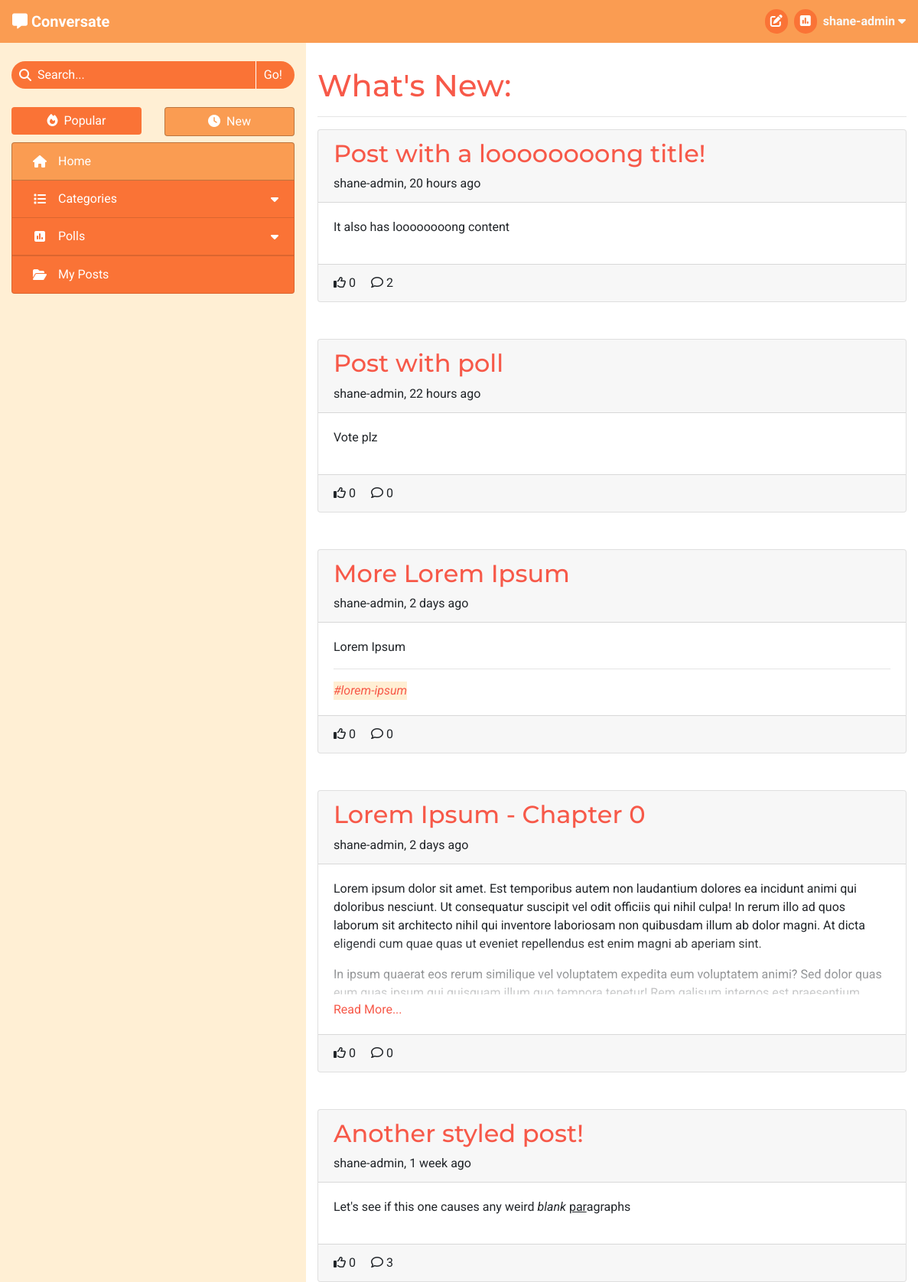
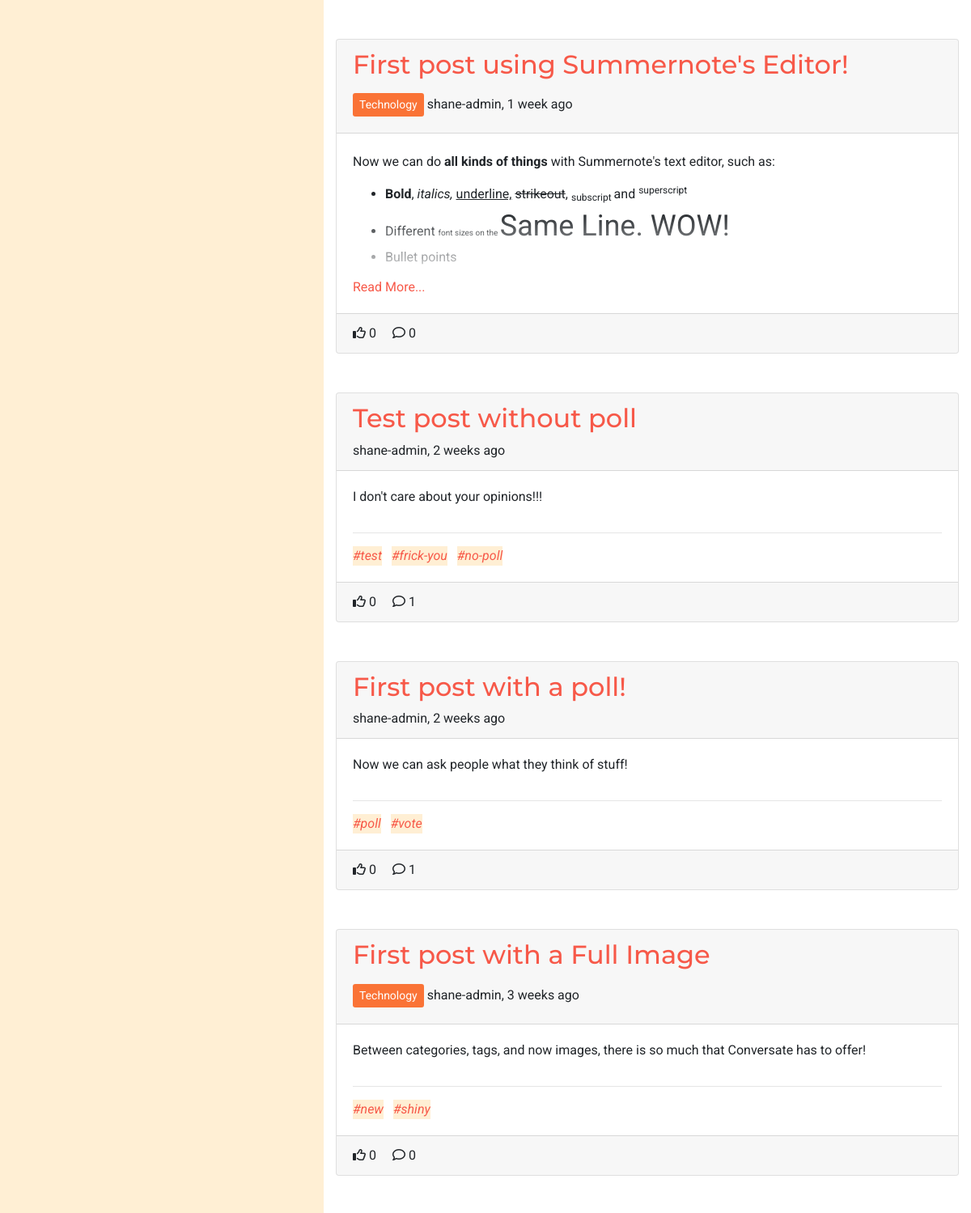
The app's page / (signed in, upper part) with its own data (2 pictures, top to bottom).
### forum/models.py (models this page shows, shortened)
class Post(models.Model):
    title = models.CharField(max_length=100)
    slug = models.SlugField(max_length=100, unique=True)
    category = models.ForeignKey(Category, on_delete=models.CASCADE,
                                 related_name='tagged_posts')
    image = CloudinaryField('image', blank=True)
    image_position = models.IntegerField(blank=True, null=True)
    posted_by = models.ForeignKey(User, on_delete=models.CASCADE,
                                  related_name='added_posts')
    posted_on = models.DateTimeField(auto_now_add=True)
    content = models.TextField()
    tags = models.CharField(max_length=200, blank=True)
    edited = models.BooleanField(default=False)
    likes = models.ManyToManyField(User, related_name='post_likes', blank=True)
    approved = models.BooleanField(default=False)
    class Meta:
        ordering = ['-posted_on']
    def number_of_likes(self):
        return self.likes.count()
    def number_of_comments(self):
        return self.comments.count()
    def tag_list(self):
        tags_separate = self.tags.split('#')
        tags_separate.pop(0)
        return tags_separate
    def time_elapsed(self):
        return get_time_elapsed(self.posted_on)

class Category(models.Model):
    name = models.CharField(max_length=30, unique=True)
    slug = models.SlugField(max_length=30, unique=True)
    icon = models.CharField(max_length=30, default="fa-tag")
    def __str__(self):
        return self.name
    def number_of_posts(self):
        return self.tagged_posts.count()

### forum/views.py (the view)
# urls.py: path('', views.ListPosts.as_view(), name='home'),
class ListPosts(View):
    def get(self, request):
        if not request.user.is_authenticated:
            return redirect('/accounts/login')
        posts = Post.objects.all()
        context = get_post_list_context(request, posts)
        user_profile = get_profile(request.user)
        if user_profile.sort_by_new:
            context['heading'] = "What's New"
        else:
            context['heading'] = "What's Trending"
        context['selected_tab'] = 'Home'
        return render(
            request,
            'post_list.html',
            context,
        )

### templates/post_list.html (shortened to what this page needs)
{% extends "base.html" %}
{% block content %}
<h1>{{ heading }}:</h1>
<hr>
{% if item_list %}
    <div id="list-of-posts" class="after-load">
        {% for post in item_list %}
            <div class="post card mb-5">
                <div class="card-header">
                    <div class="post-title">
                        <a href="{% url 'view_post' post.slug %}" class="anchor-no-style">
                            <h2 class="align-middle word-break">{{ post.title }}</h2>
                        </a>
                    </div>
                    <div>
                        {% if post.category.slug != 'none' %}
                            <a href="{% url 'categories' post.category.slug %}"
                                class="btn btn-sm category align-middle my-2">{{ post.category }}</a>
                        {% endif %}
                        <span>{{ post.posted_by }}, {{ post.time_elapsed }}</span>
                    </div>
                </div>
                <div class="card-body post-list-body">
                    <div class="post-preview">
                        <div class="post-preview-inner word-break">{{ post.content|safe }}</div>
                        <a class="post-anchor-overlay" href="{% url 'view_post' post.slug %}"></a>
                    </div>
                    <a class="read-more d-none mt-2" href="{% url 'view_post' post.slug %}">Read More...</a>
                    {% if post.tags %}
                        <div>
                            <hr>
                            {% for tag in post.tag_list %}
                                <a class="tag-list-item mr-2 anchor-no-style" href="{% url 'search_tag' tag %}">
                                    <em class="word-break">#{{ tag }}</em>
                                </a>
                            {% endfor %}
                        </div>
                    {% endif %}
                </div>
                <div class="card-footer">
                    {% if user in post.likes.all %}
                        <i class="fa-solid fa-thumbs-up"></i>
                    {% else %}
                        <i class="fa-regular fa-thumbs-up"></i>
                    {% endif %}
                    {{ post.number_of_likes }}
                    <i class="fa-regular fa-comment pl-3"></i>
                    {{ post.number_of_comments }}
                </div>
            </div>
        {% endfor %}
    </div>
{% endif %}
{% endblock content %}

### templates/base.html (shortened to what this page needs)
{% load static %}
<!DOCTYPE html>
<html lang="en">
<head>
    <link rel="stylesheet" href="https://cdn.jsdelivr.net/npm/bootstrap@4.6.2/dist/css/bootstrap.min.css"
>
    <link rel="stylesheet" href="{% static 'css/style.css' %}" type="text/css">
</head>
<body id="main-page">
    <header class="navbar navbar-expand-sm navbar-dark">
        <div>
            <a class="navbar-brand" href="{% url 'home' %}" aria-label="Go to the home page">
                <i class="fa-solid fa-message"></i>
                <strong class="d-none d-md-inline">Conversate</strong>
            </a>
        </div>
        <ul class="nav justify-content-end">
            {% if user.is_authenticated %}
                <li class="nav mr-3 mr-md-2">
                    <a class="nav-icon" href="{% url 'new_post' %}">
                        <i class="fa-solid fa-pen-to-square"></i>
                    </a>
                </li>
                <li class="nav mr-3 mr-md-2">
                    <a class="nav-icon" href="{% url 'new_poll' %}">
                        <i class="fa-solid fa-square-poll-vertical"></i>
                    </a>
                </li>
                <li class="nav dropdown center-to-container">
                    <span class="text-light d-none d-md-inline" data-toggle="dropdown" role="button"
                        aria-expanded="false" aria-label="User Information">
                        <strong>{{ user.username }}
                            <i class="fa-solid fa-caret-down"></i>
                        </strong>
                    </span>
                </li>
            {% else %}
                <li class="nav">
                    <a href="{% url 'account_login' %}" class="btn">Log In</a>
                </li>
            {% endif %}
        </ul>
    </header>
    <div>
        <div class="container-fluid">
            <div class="row">
                <div id="side-nav-large" class="d-none d-md-block col-4">
                    <nav id="side-nav-container">
                        <form action="{% url 'search_post' %}" method="GET" autocomplete="off">
                            <div class="search-bar mt-4" role="button" data-toggle="popover"
                                data-placement="bottom">
                                <div class="center-to-container">
                                    <i class="fa-solid fa-magnifying-glass"></i>
                                </div>
                                <input type="text" id="search-input" name="search_query"
                                    {% if search_result %} value="{{ search_result }}"{% endif %} placeholder="Search..." required>
                                <input type="submit" class="side-nav-btn" value="Go!">
                            </div>
                        </form>
                        <div class="container-fluid px-0 mt-4 mb-2">
                            <div class="row">
                                {% with request.path|add:"?"|add:request.GET.urlencode as current_path %}
                                <div class="col-6">
                                    {% if disable_sort %}
                                        <div>
                                    {% elif request.GET.urlencode %}
                                        <a href="{% url 'sort_posts' 0 current_path %}" class="anchor-no-style">
                                    {% else %}
                                        <a href="{% url 'sort_posts' 0 request.path %}" class="anchor-no-style">
                                    {% endif %}
                                        <div class="btn btn-block side-nav-btn
                                            {% if disable_sort %} disabled{% elif not user.profile.sort_by_new %} active{% endif %}">
                                            <i class="fa-solid fa-fire mr-lg-1"></i>
                                            Popular
                                        </div>
                                    {% if disable_sort %}
                                        </div>
                                    {% else %}
                                        </a>
                                    {% endif %}
                                </div>
                                <div class="col-6">
                                    {% if disable_sort %}
                                        <div>
                                    {% elif request.GET.urlencode %}
                                        <a href="{% url 'sort_posts' 1 current_path %}" class="anchor-no-style">
                                    {% else %}
                                        <a href="{% url 'sort_posts' 1 request.path %}" class="anchor-no-style">
                                    {% endif %}
                                        <div class="btn btn-block side-nav-btn
                                            {% if disable_sort %} disabled{% elif user.profile.sort_by_new %} active{% endif %}">
                                            <i class="fa-solid fa-clock mr-lg-1"></i>
                                            New
                                        </div>
                                    {% if disable_sort %}
                                        </div>
                                    {% else %}
                                        </a>
                                    {% endif %}
                                </div>
                                {% endwith %}
                            </div>
                        </div>
                        <div class="list-group side-nav accordion" id="side-nav-list">
                            <a class="list-group-item list-group-item-action side-nav-btn
                                {% if selected_tab == 'Home' %} active{% endif %}" href="{% url 'home' %}">
                                <i class="fa-solid fa-house center-to-container"></i>
                                <span class="d-inline-block ml-lg-2">Home</span>
                            </a>
                            <a id="category-collapse" class="list-group-item list-group-item-action side-nav-btn clickable
                                {% if 'Categories' in selected_tab %} active{% endif %}" data-toggle="collapse"
                                href="#side-nav-categories" role="button" aria-expanded="false" aria-controls="side-nav-categories">
                                <i class="fa-solid fa-list center-to-container"></i>
                                <div class="ml-lg-2">Categories</div>
                                <i class="fa-solid fa-caret-down center-to-container"></i>
                            </a>
                            <a id="poll-list-collapse" class="list-group-item list-group-item-action side-nav-btn clickable
                                {% if 'Polls' in selected_tab %} active{% endif %}" data-toggle="collapse"
                                href="#side-nav-polls" role="button" aria-expanded="false" aria-controls="side-nav-polls">
                                <i class="fa-solid fa-square-poll-vertical center-to-container"></i>
                                <div class="ml-lg-2">Polls</div>
                                <i class="fa-solid fa-caret-down center-to-container"></i>
                            </a>
                            <a class="list-group-item list-group-item-action side-nav-btn clickable"
                                href="{% url 'my_posts' %}">
                                <i class="fa-solid fa-folder-open center-to-container"></i>
                                <span class="d-inline-block ml-lg-2">My Posts</span>
                            </a>
                        </div>
                    </nav>
                </div>
                <div id="main-content" class="col col-md-8">
                    <section>
                        {% block content %}
                        {% endblock content %}
                    </section>
                </div>
            </div>
        </div>
    </div>
</body>
</html>

### records on screen
Post: title "Post with a loooooooong title!", posted_by "shane-admin", time_elapsed "20 hours ago", content "It also has loooooooong content", number_of_likes "0", number_of_comments "2"
Post: title "Post with poll", posted_by "shane-admin", time_elapsed "22 hours ago", content "Vote plz", number_of_likes "0", number_of_comments "0"
Post: title "More Lorem Ipsum", posted_by "shane-admin", time_elapsed "2 days ago", content "Lorem Ipsum", tag_list "lorem-ipsum", number_of_likes "0", number_of_comments "0"
Post: title "Lorem Ipsum - Chapter 0", posted_by "shane-admin", time_elapsed "2 days ago", content "Lorem ipsum dolor sit amet. Est temporibus autem non laudantium dolores ea incidunt animi qui doloribus nesciunt. Ut consequatur suscipit vel odit officiis qui nihil culpa! In rerum illo ad quos laborum sit architecto nihil qui inventore laboriosam non quibusdam illum ab dolor magni. At dicta eligendi cum quae quas ut eveniet repellendus est enim magni ab aperiam sint. In ipsum quaerat eos rerum similique vel voluptatem expedita eum voluptatem animi? Sed dolor quas…", number_of_likes "0", number_of_comments "0"
Post: title "Another styled post!", posted_by "shane-admin", time_elapsed "1 week ago", content "Let's see if this one causes any weird blank par agraphs", number_of_likes "0", number_of_comments "3"
Post: title "First post using Summernote's Editor!", category "Technology", posted_by "shane-admin", time_elapsed "1 week ago", content "Now we can do all kinds of things with Summernote's text editor, such as: Bold , italics, underline, strikeout , subscript and superscript Different font sizes on the Same Line. WOW! Bullet points", number_of_likes "0", number_of_comments "0"
Post: title "Test post without poll", posted_by "shane-admin", time_elapsed "2 weeks ago", content "I don't care about your opinions!!!", tag_list "test" "frick-you" "no-poll", number_of_likes "0", number_of_comments "1"
Post: title "First post with a poll!", posted_by "shane-admin", time_elapsed "2 weeks ago", content "Now we can ask people what they think of stuff!", tag_list "poll" "vote", number_of_likes "0", number_of_comments "1"
Post: title "First post with a Full Image", category "Technology", posted_by "shane-admin", time_elapsed "3 weeks ago", content "Between categories, tags, and now images, there is so much that Conversate has to offer!", tag_list "new" "shiny", number_of_likes "0", number_of_comments "0"

### other values on screen
{{ user.username }} "shane-admin"
{{ heading }} "What's New"
